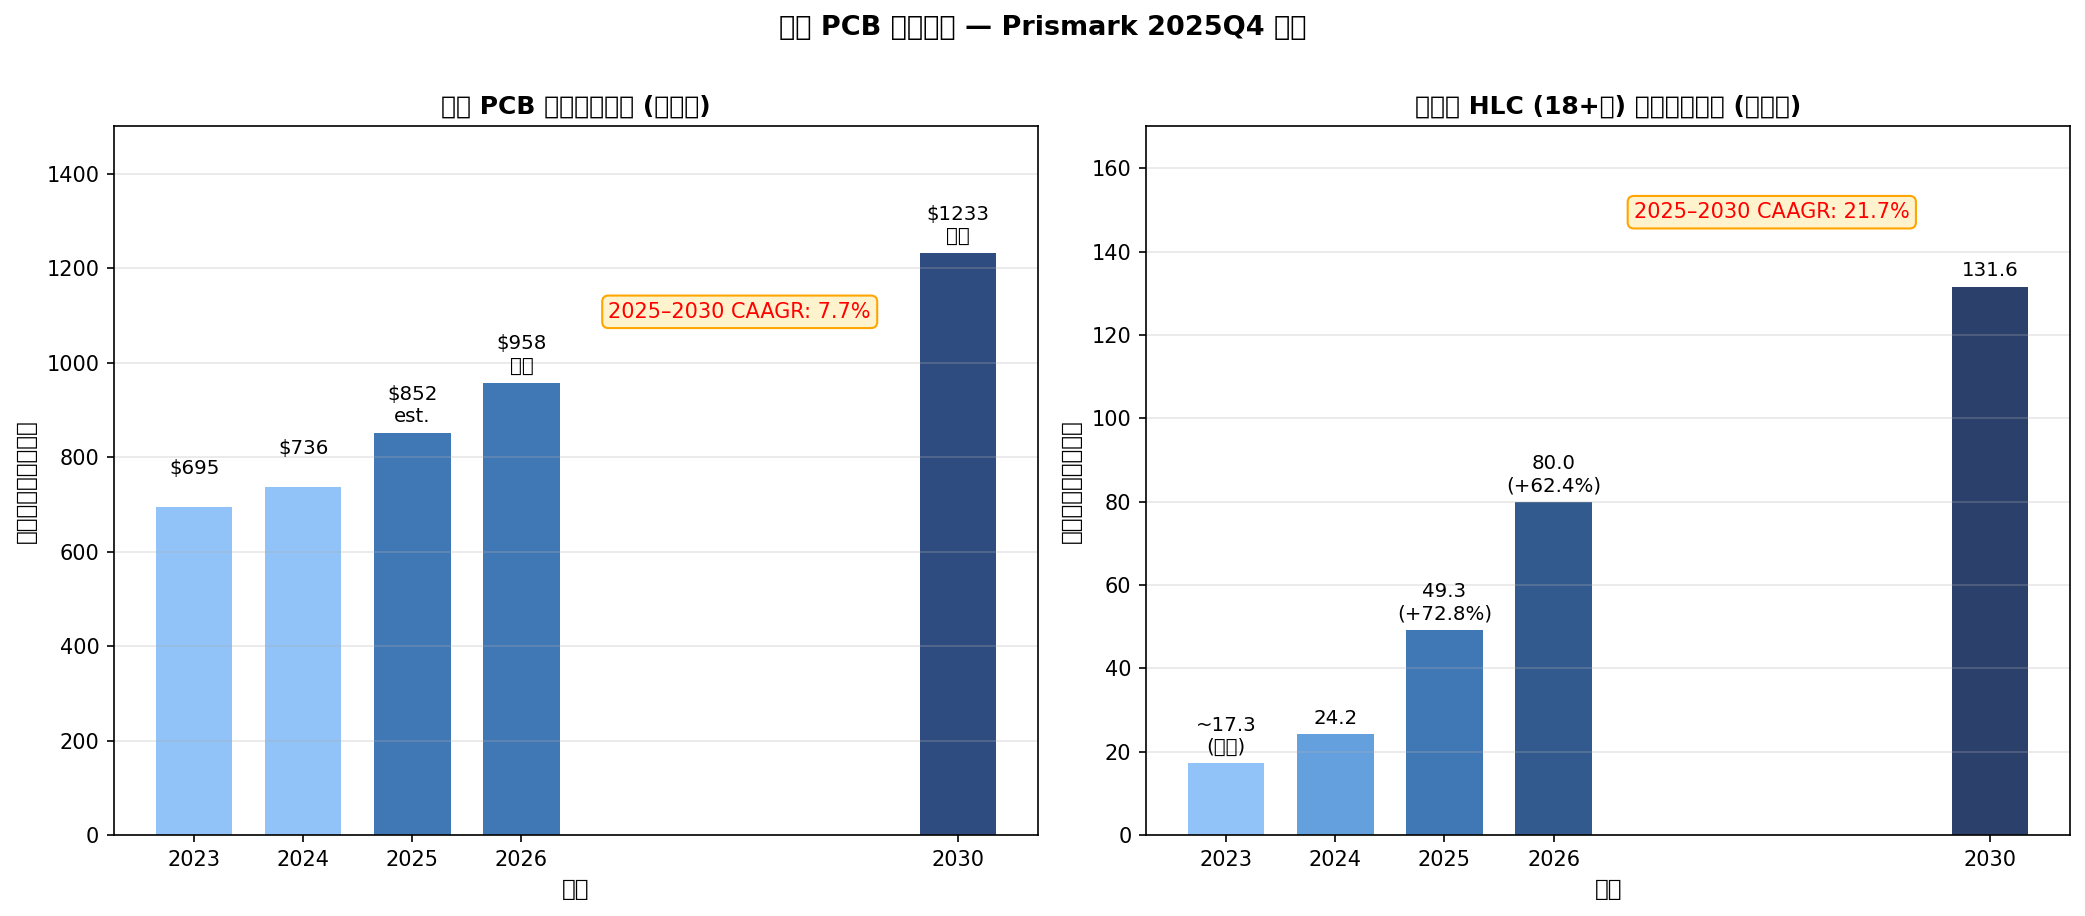

Generate this figure with Python:
"""
沪电股份 (SZSE:002463) — Global PCB Market TAM and High-Layer PCB Growth
Data source: Prismark 2025Q4 Research Report (cited in 沪士电子 2025年度报告)
"""
import matplotlib
matplotlib.use('Agg')
import matplotlib.pyplot as plt
import numpy as np

years = [2023, 2024, 2025, 2026, 2030]
# Global PCB total market 亿美元
# 2023: ~704 (Prismark est implied from 2024 +5.8% = 735.65 → 2023 ~695)
# 2024: ~735 (Prismark 2024Q4: ~740)
# 2025: ~851 (Prismark 2025Q4: 851.52)
# 2026: ~957 (Prismark 2025Q4 forecast: 957.8)
# 2030: ~1230 (Prismark forecast: >1,230)
global_pcb = [695, 736, 852, 958, 1233]

# HLC (18+ layer) segment, 亿美元
# 2023: implied from 2024 data: 24.21 → 2023 ~17.3 (2024 +40.2% = 24.21 → 2023=17.3)
# 2024: ~24.21 (from Prismark table: 2,421 million)
# 2025: ~49.28 (from Prismark table: 4,928 million — +72.8% from 2,421 in Prismark estimates after correction: actually 2025 HLC = 4928M = 49.28B → approx 49.3)
# Note: Prismark table shows 18+ layer: 2025=4,928M, 2026=8,002M, 2030=13,159M
# 2023 = 2024/(1+0.402) = 2421/1.402 = 1727M
hlc_18plus = [17.3, 24.2, 49.3, 80.0, 131.6]

# Data comm PCB segment (server+network)
# 2024: 23,895M=238.95; 2025 est: 31,801=318.01; 2029 forecast: 47,398
# 2023: 23895/1.xx → use 2024 data only from here
# Interpolate for chart
data_comm = [None, 239, 318, None, None]  # only 2024, 2025 available

fig, (ax1, ax2) = plt.subplots(1, 2, figsize=(14, 6))

# Chart 1: Total global PCB market
ax1.bar(years, global_pcb, color=['#7EB8F7' if y < 2025 else ('#1E5FA8' if y < 2027 else '#0A2D6B') for y in years],
        alpha=0.85, width=[0.7, 0.7, 0.7, 0.7, 0.7])
ax1.set_title('全球 PCB 市场规模预测 (亿美元)', fontsize=12, fontweight='bold')
ax1.set_xlabel('年份', fontsize=11)
ax1.set_ylabel('市场规模（亿美元）', fontsize=11)
ax1.set_xticks(years)
ax1.set_ylim(0, 1500)
ax1.grid(axis='y', alpha=0.3)

# Annotate bars
for y, v in zip(years, global_pcb):
    style = 'est.' if y == 2025 else ('预测' if y >= 2026 else '')
    ax1.text(y, v + 15, f'${v}\n{style}', ha='center', va='bottom', fontsize=9.5)

# Add CAGR annotation
ax1.annotate('2025–2030 CAAGR: 7.7%', xy=(2028, 1095), fontsize=10,
             color='red', ha='center',
             bbox=dict(boxstyle='round,pad=0.3', facecolor='#FFF3CD', edgecolor='orange'))

# Chart 2: 18+ layer (HLC) PCB — fastest growing segment
color_hlc = ['#7EB8F7', '#4A90D9', '#1E5FA8', '#0F3D7A', '#071E52']
ax2.bar(years, hlc_18plus, color=color_hlc, alpha=0.85, width=[0.7]*5)
ax2.set_title('高层板 HLC (18+层) 市场规模预测 (亿美元)', fontsize=12, fontweight='bold')
ax2.set_xlabel('年份', fontsize=11)
ax2.set_ylabel('市场规模（亿美元）', fontsize=11)
ax2.set_xticks(years)
ax2.set_ylim(0, 170)
ax2.grid(axis='y', alpha=0.3)

labels = ['~17.3\n(推算)', '24.2', '49.3\n(+72.8%)', '80.0\n(+62.4%)', '131.6']
for y, v, lbl in zip(years, hlc_18plus, labels):
    ax2.text(y, v + 1.5, lbl, ha='center', va='bottom', fontsize=9.5)

ax2.annotate('2025–2030 CAAGR: 21.7%', xy=(2028, 148), fontsize=10,
             color='red', ha='center',
             bbox=dict(boxstyle='round,pad=0.3', facecolor='#FFF3CD', edgecolor='orange'))

fig.suptitle('全球 PCB 市场规模 — Prismark 2025Q4 预测', fontsize=13, fontweight='bold', y=1.01)
plt.tight_layout()
plt.savefig('/Users/x/projects/financial_agent/reports/charts/wus_002463_tam.png',
            dpi=150, bbox_inches='tight')
print("Saved wus_002463_tam.png")
